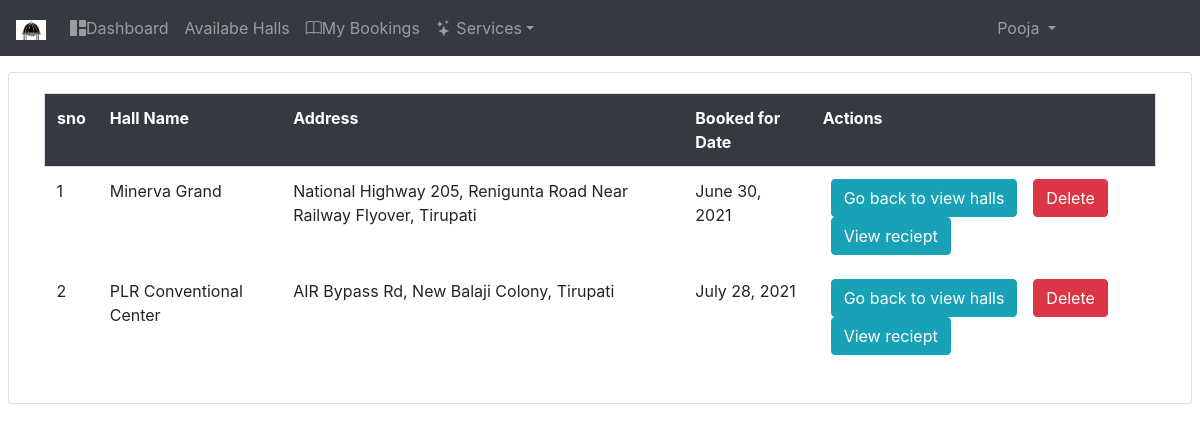
Page /mybook/ (signed in) on the committed database.
### HallBooking/models.py (models this page shows)
class User(AbstractUser):
	g = [('M','Male'),('F','Female'),('O','Others')]
	gender = models.CharField(max_length=10,choices=g)
	age = models.IntegerField(default=18)
	mobile_no = models.CharField(max_length=10)
	dob = models.DateField(null=True)
	pid_no=models.CharField(max_length=10)
	address_line1=models.CharField(max_length=200)
	address_line2=models.CharField(max_length=200)
	city=models.CharField(max_length=30)
	state=models.CharField(max_length=30)
	country=models.CharField(max_length=30)
	im = models.ImageField(upload_to="Profile_pics/",default="avatar.png")
	r = [(0,'guest'),(1,'user'),(2,'manager')]
	role = models.IntegerField(choices=r,default=0)

class AdHl(models.Model):
	name = models.CharField(max_length=100)
	address = models.CharField(max_length=70)
	contact = models.IntegerField(default="0000000000")
	landmark = models.CharField(max_length=50)
	h = [('Marriage','Marriage'),('Seminar','Seminar'),('Event','Event')]
	halltype = models.CharField(choices=h,max_length=10,default="Event")
	a = [('AC','Ac'),('Non-AC','Non-AC')]
	aircond = models.CharField(choices=a,max_length=10,default="Non-AC")
	ACHall_Amount = models.CharField(max_length=30,default="25000 per hour")
	NonACHall_Amount = models.CharField(max_length=30,default="20000 per hour")
	occupancy = models.IntegerField(null=True)
	rooms = models.IntegerField(default=0)
	ACRoom_Cost = models.CharField(max_length=30,default="5000 per hour")
	NonACRoom_Cost = models.CharField(max_length=30,default="3000 per hour")
	area = models.CharField(max_length=20)
	amount = models.IntegerField(default=300)
	status = models.CharField(max_length=50,default="Available")
	fil = models.ImageField(upload_to="Hall_Images/")
	add = models.ForeignKey(User,on_delete=models.CASCADE)

class Booking(models.Model):
	contact = models.IntegerField()
	your_address = models.CharField(max_length=70)
	occupation = models.CharField(max_length=30)
	rooms_needed = models.IntegerField(default=2)
	date = models.DateField(null=True)
	timings = models.CharField(max_length=30,default="AM to PM")
	noof_hours = models.IntegerField(default=3)
	hall_status = models.BooleanField(default=False)
	hll_id = models.ForeignKey(AdHl,on_delete=models.CASCADE)
	c = models.ForeignKey(User,on_delete=models.CASCADE)

### HallBooking/views.py (the view)
# urls.py: path('mybook/',views.mybookings,name="mybookings"),
def mybookings(request):
	m = Booking.objects.filter(c_id=request.user.id)
	mx = {}
	for j in m:
		mx[j.id]=j.c_id,j.hll_id_id,j.date,j.hall_status
	mv = {}
	t = AdHl.objects.all()
	z = 0
	for n in t:
		for x in mx.values():
			if x[1] == n.id:
				mv[z] = n.id,n.name,n.address,x[2],x[3]
				z +=1
	print(mv)
	return render(request,'html/mybookings.html',{'y':mv.values})

### HallBooking/templates/html/mybookings.html (shortened to what this page needs)
{% extends 'html/base.html' %}
{% load static %}
{% block content %}
<body id="bg" style="background-image: url('{% static 'img/about5.jpg' %}');">
</body>
<div class="container-fluid mt-3">
	<div class="row">
		<div class="card col-md mx-2">
		<div class="card-body">
			<table class="table table-borderless" id="table_id">
				<tr class="bg-dark text-white border rounded">
					<th>sno</th>
					<th>Hall Name</th>
					<th>Address</th>
					<th>Booked for Date</th>
					<th>Actions</th>
				</tr>
				{% for n in y %}
				<tr>
					<td>{{forloop.counter}}</td>
					<td>{{n.1}}</td>
					<td>{{n.2}}</td>
					<td>{{n.3}}</td>
					<td><a href="{% url 'avh'  %}" class="btn btn-info mx-2">Go back to view halls</a><a href="{% url 'deltb' n.0%}" class="btn btn-danger mx-2">Delete</a><a href="{% url 'rct'  %}" class="btn btn-info mx-2">View reciept</a></td>
				</tr>
				{% endfor %}
			</table>
		</div>
	</div>
</div>
{% endblock %}

### HallBooking/templates/html/navbar.html (shortened to what this page needs)
{% load static %}
<nav class="navbar navbar-expand-md bg-dark navbar-dark">
  <a class="navbar-brand" href="{% url 'hm' %}">
    <img src="{% static 'img/logo3.png' %}" alt="logo" style="width:30px;height:20px;">
  </a>
  <div class="collapse navbar-collapse" id="collapsibleNavbar">
    <ul class="navbar-nav">
      {% if not user.is_authenticated %}
      <li class="nav-item">
        <a class="nav-link" href="{% url 'hm' %}"><i class="bi bi-house-fill"></i>Home</a>
      </li>
      <li class="nav-item">
        <a class="nav-link" href="{% url 'ab' %}"><i class="bi bi-info-circle-fill"></i>About</a>
      </li>
      <li class="nav-item">
        <a class="nav-link" href="{% url 'cn' %}"><i class="bi bi-telephone-fill"></i></i>Contact</a>
      </li>
      <li class="nav-item">
        <a class="nav-link" href="{% url 'rg' %}">Registration</a>
      </li>
    {% elif user.role == 1 %}
    <li class="nav-item">
      <a class="nav-link" href="{% url 'dsh' %}"><i class="bi bi-grid-1x2-fill"></i>Dashboard</a>
    </li>
    <li class="nav-item">
        <a class="nav-link" href="{% url 'avh' %}">Availabe Halls</a>
    </li>
    <li class="nav-item">
        <a class="nav-link" href="{% url 'mybookings' %}"><i class="bi bi-book"></i>My Bookings</a>
    </li>
    <li class="dropdown">
      <a class="nav-link dropdown-toggle" type="button" data-toggle="dropdown"><i class="bi bi-stars"></i> Services</a>
    </li>
    {% endif %}
  </ul>
    <ul class="navbar-nav ml-auto" style="margin-right:120px">
      {% if not user.is_authenticated %}
      <li class="nav-item">
        <a class="nav-link" href="{% url 'lg' %}"><i class="bi bi-person-check-fill"></i>Login</a>
      </li>
      {% else %}
      <li class="dropdown">
      <a type="button" class="nav-link dropdown-toggle" data-toggle="dropdown">
         {{user.username}}
       </a>
    </li>
    {% endif %}
    </ul>
  </div>
</nav>

### HallBooking/static/css/comment.css (style rules this page uses)
#bg { background-repeat: no-repeat; background-size: 1800px 900px; background-position: top; background-attachment: fixed; }

### rows in the picture
User: username "Pooja"
AdHl: name "Minerva Grand", address "National Highway 205, Renigunta Road Near Railway Flyover, Tirupati"
Booking: date "June 30, 2021"
AdHl: name "PLR Conventional Center", address "AIR Bypass Rd, New Balaji Colony, Tirupati"
Booking: date "July 28, 2021"
